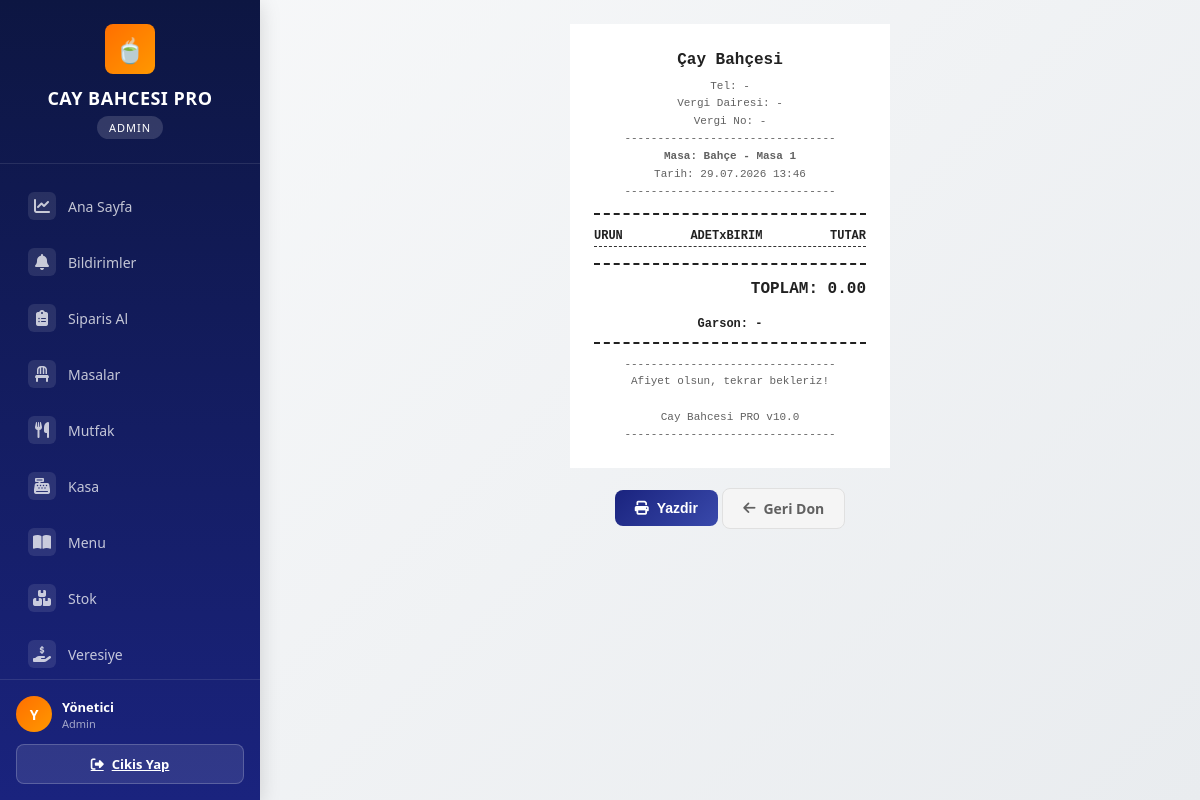
Page /fis/1 (signed in) on the committed database.
### tables this page shows
CREATE TABLE settings (
            id INTEGER PRIMARY KEY,
            isletme_adi TEXT DEFAULT 'Çay Bahçesi',
            vergi_dairesi TEXT DEFAULT '',
            vergi_no TEXT DEFAULT '',
            telefon TEXT DEFAULT '',
            adres TEXT DEFAULT '',
            iyi_niyet TEXT DEFAULT 'Afiyet olsun, tekrar bekleriz!',
            max_garson INTEGER DEFAULT 10,
            max_kat INTEGER DEFAULT 20,
            host_url TEXT DEFAULT 'http://localhost:8000'
        , public_menu_url TEXT DEFAULT 'https://kestanelikcaybahcem.onrender.com/dis/menu');

CREATE TABLE masalar (
            id INTEGER PRIMARY KEY AUTOINCREMENT,
            kat_id INTEGER,
            masa_no TEXT NOT NULL,
            durum TEXT DEFAULT 'bos',
            qr_uuid TEXT UNIQUE DEFAULT (lower(hex(randomblob(16)))),
            FOREIGN KEY (kat_id) REFERENCES katlar(id)
        );

### app.py (the view)
@app.route('/fis/<int:masa_id>')
def fis(masa_id):
    conn = get_db()
    c = conn.cursor()
    c.execute("SELECT * FROM settings WHERE id=1")
    settings = dict(c.fetchone())
    c.execute("SELECT s.*, u.ad as urun_ad, us.ad_soyad as garson_adi FROM siparisler s JOIN urunler u ON s.urun_id=u.id JOIN users us ON s.garson_id=us.id WHERE s.masa_id=? AND s.odeme_tipi='' ORDER BY s.created_at", (masa_id,))
    siparisler = [dict(s) for s in c.fetchall()]
    c.execute("SELECT m.*, k.kat_adi FROM masalar m JOIN katlar k ON m.kat_id=k.id WHERE m.id=?", (masa_id,))
    masa = dict(c.fetchone())
    toplam = sum(s['fiyat'] * s['adet'] for s in siparisler)
    conn.close()
    return render_template('fis.html', settings=settings, siparisler=siparisler, masa=masa, toplam=toplam, now=datetime.now())

### database.py (called while the page is built)
def get_db():
    conn = sqlite3.connect(DB_PATH)
    conn.row_factory = sqlite3.Row
    return conn

### templates/fis.html (shortened to what this page needs)
{% extends "base.html" %}
{% block content %}
<div class="fis-container">
    <div class="fis-header">
        <div class="fis-isletme">{{ settings.isletme_adi }}</div>
        <div class="fis-bilgi">Tel: {{ settings.telefon or '-' }}</div>
        <div class="fis-bilgi">Vergi Dairesi: {{ settings.vergi_dairesi or '-' }}</div>
        <div class="fis-bilgi">Vergi No: {{ settings.vergi_no or '-' }}</div>
        <div class="fis-bilgi">--------------------------------</div>
        <div class="fis-bilgi" style="font-weight:700;">Masa: {{ masa.masa_no }}</div>
        <div class="fis-bilgi">Tarih: {{ now.strftime('%d.%m.%Y %H:%M') }}</div>
        <div class="fis-bilgi">--------------------------------</div>
    </div>
    <div class="fis-items">
        <div class="fis-item" style="font-weight:700; border-bottom:1px dashed #333; margin-bottom:4px;">
            <span>URUN</span>
            <span style="text-align:center;">ADETxBIRIM</span>
            <span style="text-align:right;">TUTAR</span>
        </div>
    </div>
    <div class="fis-total">TOPLAM: {{ "%.2f"|format(toplam) }}</div>
    <div class="fis-garson">Garson: {{ siparisler[0].garson_adi if siparisler else '-' }}</div>
    <div class="fis-footer">
        --------------------------------<br>
        {{ settings.iyi_niyet or 'Afiyet olsun, tekrar bekleriz!' }}<br>
        <br>
        Cay Bahcesi PRO v10.0<br>
        --------------------------------
    </div>
</div>
<div style="text-align:center; margin-top:20px;">
    <button class="btn btn-primary" onclick="window.print()">
        <i class="fas fa-print"></i> Yazdir
    </button>
    <a href="{{ url_for('masalar') }}" class="btn btn-secondary">
        <i class="fas fa-arrow-left"></i> Geri Don
    </a>
</div>
{% endblock %}

### static/css/style.css (style rules this page uses)
:root { --primary: #1a237e; --primary-light: #3949ab; --primary-dark: #0d1642; --accent: #ff6f00; --accent-light: #ff9800; --success: #2e7d32; --success-light: #4caf50; --danger: #c62828; --danger-light: #ef5350; --warning: #f9a825; --info: #0277bd; --dark: #212121; --gray: #616161; --gray-light: #f5f5f5; --gray-border: #e0e0e0; --white: #ffffff; --shadow: 0 2px 8px rgba(0,0,0,0.12); --shadow-lg: 0 4px 20px rgba(0,0,0,0.15); --radius: 8px; --radius-lg: 12px; --transition: all 0.25s ease; }
* { margin: 0; padding: 0; box-sizing: border-box; }
body { font-family: 'Segoe UI', Tahoma, Geneva, Verdana, sans-serif; background: linear-gradient(135deg, #f8f9fa 0%, #e9ecef 100%); color: var(--dark); min-height: 100vh; }
.btn { display: inline-flex; align-items: center; justify-content: center; gap: 8px; padding: 10px 20px; border-radius: var(--radius); font-size: 14px; font-weight: 600; cursor: pointer; transition: var(--transition); border: none; text-decoration: none; }
.btn-primary { background: linear-gradient(135deg, var(--primary), var(--primary-light)); color: var(--white); }
.btn-secondary { background: var(--gray-light); color: var(--gray); border: 1px solid var(--gray-border); }
.fis-container { max-width: 320px; margin: 0 auto; background: var(--white); padding: 24px; font-family: 'Courier New', monospace; font-size: 12px; line-height: 1.6; }
.fis-header { text-align: center; border-bottom: 2px dashed var(--dark); padding-bottom: 12px; margin-bottom: 12px; }
.fis-header .fis-isletme { font-size: 16px; font-weight: 800; margin-bottom: 4px; }
.fis-header .fis-bilgi { font-size: 11px; color: var(--gray); }
.fis-items { border-bottom: 2px dashed var(--dark); padding-bottom: 12px; margin-bottom: 12px; }
.fis-item { display: flex; justify-content: space-between; margin-bottom: 4px; }
.fis-total { text-align: right; font-size: 16px; font-weight: 800; margin-bottom: 12px; }
.fis-footer { text-align: center; font-size: 11px; color: var(--gray); border-top: 2px dashed var(--dark); padding-top: 12px; }
.fis-garson { text-align: center; font-size: 12px; margin: 8px 0; font-weight: 600; }

### rows in the picture
settings: isletme_adi "Çay Bahçesi", telefon "-", vergi_dairesi "-", vergi_no "-", iyi_niyet "Afiyet olsun, tekrar bekleriz!"
masalar: masa_no "Bahçe - Masa 1"

### other values in the picture
{{ session.role|upper }} "ADMIN"
{{ session.ad_soyad[:1] if session.ad_soyad else session.username[:1] }} "Y"
{{ session.ad_soyad or session.username }} "Yönetici"
{{ session.role|capitalize }} "Admin"
{{ "%.2f"|format(toplam) }} "0.00"
{{ siparisler[0].garson_adi if siparisler else '-' }} "-"
